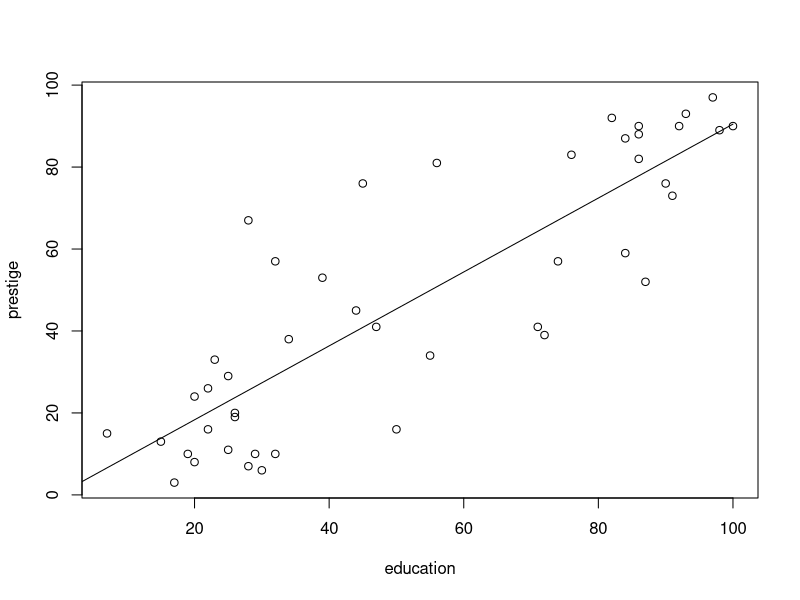
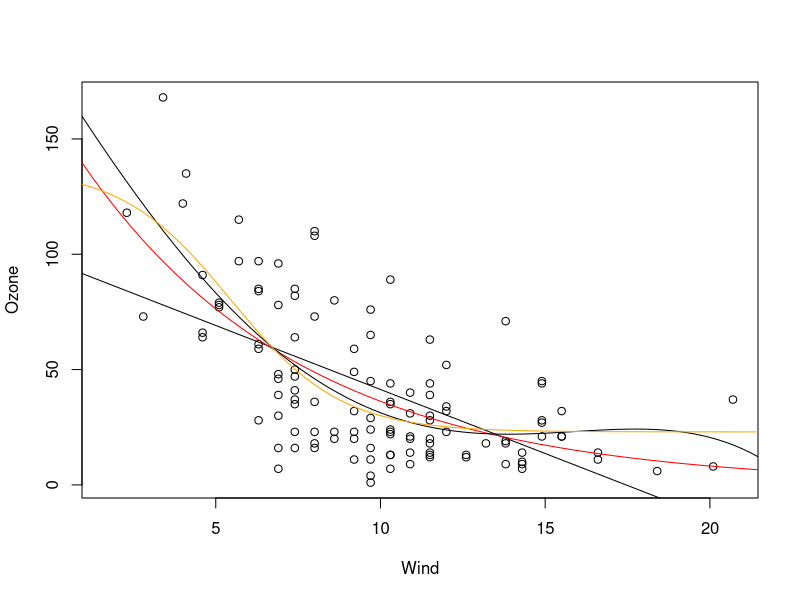

Here is the R script that generated these plots, in order:
## ---- chunk 1
knitr::opts_chunk$set(echo = TRUE)
## ---- chunk 2
library(car)

# Careers in the United States
data("Duncan")
head(Duncan)
sapply(Duncan, unique)

## ---- chunk 3
model = lm(prestige ~ education, Duncan)
plot(prestige ~ education, Duncan)

f <- function(x) {
  predict(
    model,
    data.frame(education = x)
  )
}

plot(f, from = 0, to = 100, add = TRUE)

new_data <- data.frame(education = c(10, 50, 90))
# colums must match up with the columns in the model
new_data
predict(model, new_data)

## ---- chunk 4
data("airquality")
head(airquality)

plot(Ozone~Wind, airquality)
model_1 <- lm(Ozone ~ Wind, airquality)
f_1 <- function(x) {
  predict(
    model_1,
    data.frame(Wind = x)
  )
}

# plot function f_1 gets its parameter x from the expression 
# "from = 0, to = 25"
plot(f_1, from = 0, to = 25, add = TRUE)

model_2 <- glm(Ozone ~ Wind, "poisson", airquality)
f_2 <- function(x) {
  predict(
    model_2,
    data.frame(Wind = x),
    type = "response"
  )
}

plot(f_2, from = 0, to = 25, add = TRUE, col = "red")
## ---- chunk 5
poly(1:4, raw = TRUE, simple = TRUE)
model_3 <- lm(Ozone ~ poly(Wind, 4), airquality)
f_3 <- function(x) {
  predict(
    model_3,
    data.frame(Wind = x)
  )
}

plot(f_3, from = 0, to = 25, add = TRUE)
## ---- chunk 6
# Package "nnet"
# - package can handle only one hidden layer
# - uses only the logistic (sigmoid) function

# install.packages("nnet", dependencies = TRUE)

library(nnet) 
model_4 <- nnet(Ozone ~ Wind, airquality, size = 4, linout = TRUE)

f4 <- function(x) {
  predict(
    model_4,
    data.frame(Wind = x)
  )
}

plot(f4, from = 0, to = 25, add = TRUE, col = "orange")
